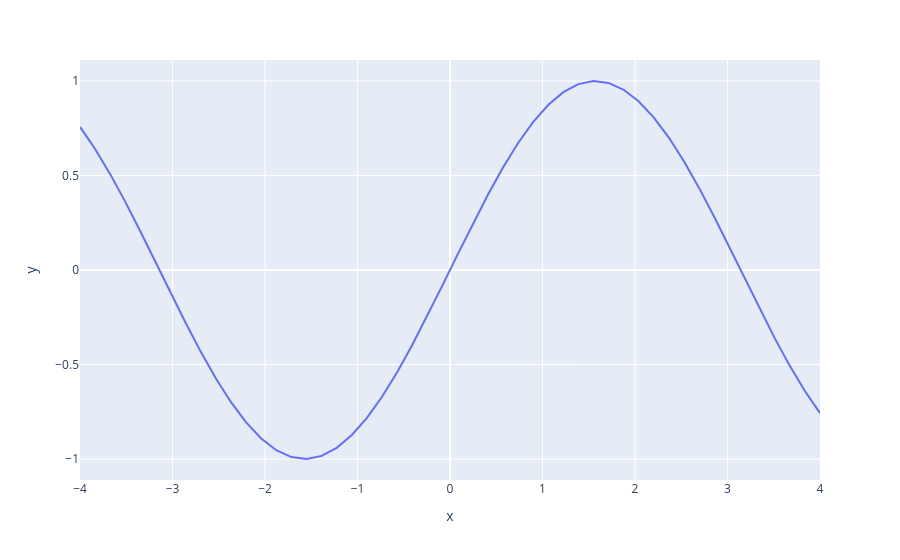

The code cell stored with this chart in its notebook:
### Markdown cell above
Классическое API

### Code cell
import plotly.express as px

x = np.linspace(-4, 4, 50)
y = np.sin(x)

px.line(x=x, y=y)

### Figure 1 — Plotly figure (JSON) as saved in the notebook; plotly's stock layout.template omitted (floating-point values rounded to 4 significant figures)
{"data": [{"hovertemplate": "x=%{x}<br>y=%{y}<extra></extra>", "legendgroup": "", "line": {"color": "#636efa", "dash": "solid"}, "marker": {"symbol": "circle"}, "mode": "lines", "name": "", "orientation": "v", "showlegend": false, "type": "scatter", "x": [-4.0, -3.837, -3.673, -3.51, -3.347, -3.184, -3.02, -2.857, -2.694, -2.531, -2.367, -2.204, -2.041, -1.878, -1.714, -1.551, -1.388, -1.224, -1.061, -0.898, -0.7347, -0.5714, -0.4082, -0.2449, -0.08163, 0.08163, 0.2449, 0.4082, 0.5714, 0.7347, 0.898, 1.061, 1.224, 1.388, 1.551, 1.714, 1.878, 2.041, 2.204, 2.367, 2.531, 2.694, 2.857, 3.02, 3.184, 3.347, 3.51, 3.673, 3.837, 4.0], "xaxis": "x", "y": [0.7568, 0.6405, 0.5072, 0.3603, 0.2039, 0.04207, -0.1209, -0.2806, -0.4329, -0.5737, -0.6992, -0.8061, -0.8916, -0.9533, -0.9897, -0.9998, -0.9833, -0.9406, -0.873, -0.7821, -0.6704, -0.5408, -0.3969, -0.2425, -0.08154, 0.08154, 0.2425, 0.3969, 0.5408, 0.6704, 0.7821, 0.873, 0.9406, 0.9833, 0.9998, 0.9897, 0.9533, 0.8916, 0.8061, 0.6992, 0.5737, 0.4329, 0.2806, 0.1209, -0.04207, -0.2039, -0.3603, -0.5072, -0.6405, -0.7568], "yaxis": "y"}], "layout": {"legend": {"tracegroupgap": 0}, "margin": {"t": 60}, "xaxis": {"anchor": "y", "domain": [0, 1], "title": {"text": "x"}}, "yaxis": {"anchor": "x", "domain": [0, 1], "title": {"text": "y"}}}}
